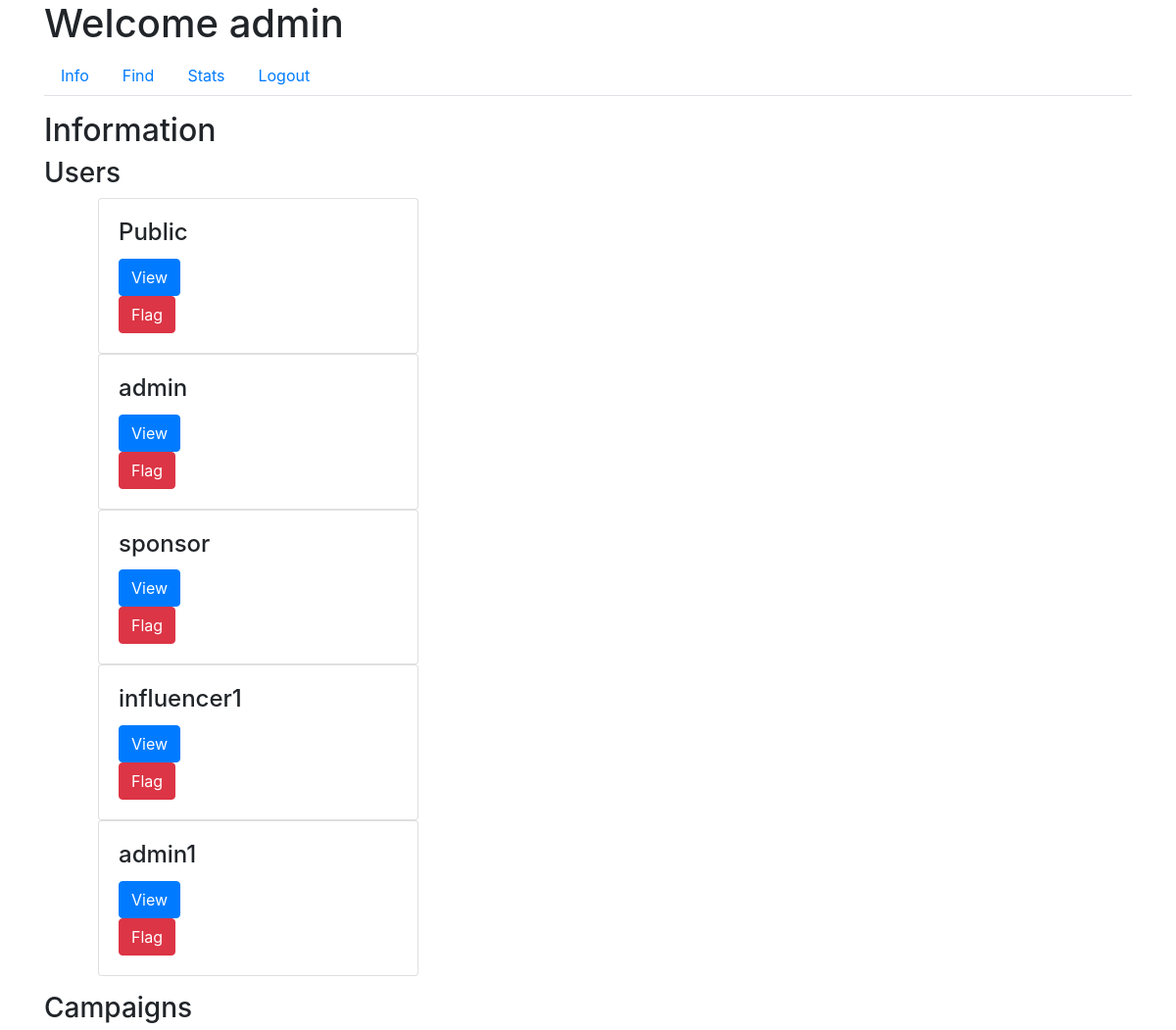
Before: /admin/info (signed in, upper part) with the older database file.
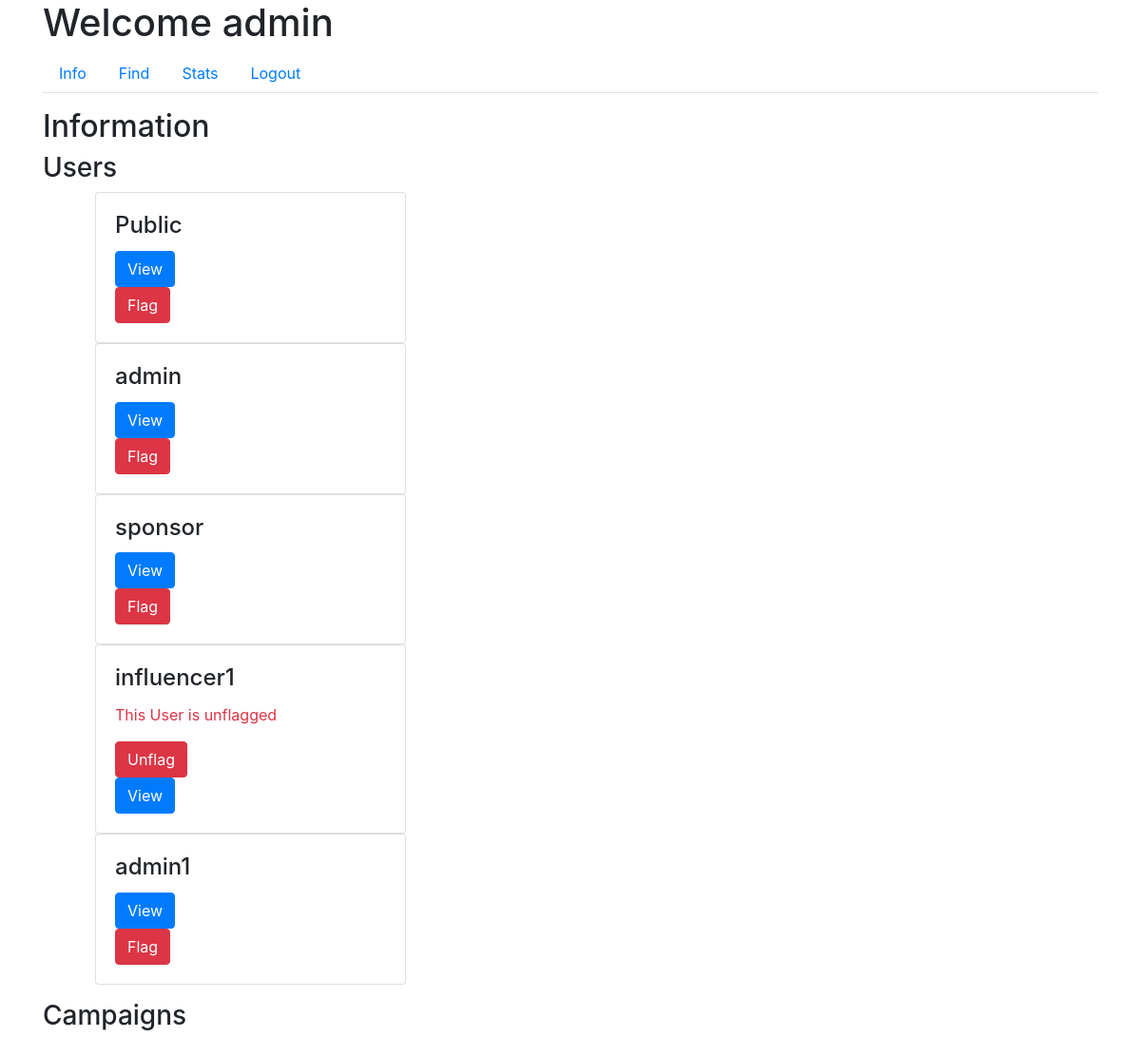
After: the same page with the newer database file.
### app/models.py (models this page shows, shortened)
class User(UserMixin, db.Model):
    id = db.Column(db.Integer, primary_key=True)
    username = db.Column(db.String(64), unique=True, nullable=False)
    email = db.Column(db.String(120), unique=True, nullable=False)
    password_hash = db.Column(db.String(128), nullable=False)
    role = db.Column(db.String(20), nullable=False)
    industry = db.Column(db.String(120))  # For Sponsors
    platforms = db.Column(db.Text)  # For Influencers
    category = db.Column(db.String(120))  # For Influencers
    niche = db.Column(db.String(120))  # For Influencers
    profile_pic = db.Column(db.String(20), nullable=False, default='download.png')
    flag = db.Column(db.Boolean, default=False, nullable=False)  # Add flag column

### app/routes.py (the view)
@main.route('/admin/info')
@login_required
def admin_info():
    if current_user.role == 'admin':
        users = User.query.all()
        campaigns = Campaign.query.all()
        ad_requests = AdRequest.query.all()
        return render_template('admin_info.html', users=users, campaigns=campaigns, ad_requests=ad_requests)
    return redirect(url_for('main.home'))

### app/models.py (called while the page is built)
@login_manager.user_loader
def load_user(user_id):
    return User.query.get(int(user_id))

### app/templates/admin_info.html (shortened to what this page needs)
{% extends "admin_dashboard.html" %}
{% block tab_content %}
<h2>Information</h2>
<h3>Users</h3>
<ul>
    {% for user in users %}
    <div class="col-md-4">
        <div class="request-box card">
            <div class="card-body">
                <h4 class="card-title">{{ user.username }}</h4>
                {% if user.flag == 1 %}
                    <p class="text-danger">This User is unflagged</p>
                    <form method="POST" action="{{ url_for('main.unflag_user', id=user.id) }}">
                        <button type="submit" class="btn btn-danger">Unflag</button>
                    </form>
                {% endif %}
                {% if user.role == 'influencer' %}
                    <button class="btn btn-primary" data-toggle="modal" data-target="#influencerModal" data-id="{{ user.id }}">View</button>
                {% elif user.role == 'admin' %}
                    <button class="btn btn-primary" data-toggle="modal" data-target="#adminModal" data-id="{{ user.id }}">View</button>
                {% elif user.role == 'sponsor' %}
                    <button class="btn btn-primary" data-toggle="modal" data-target="#sponsorModal" data-id="{{ user.id }}">View</button>
                {% else %}
                    <p> Sorry user type mismatch </p>
                {% endif %}
                {% if user.flag == 0 %}
                    <form method="POST" action="{{ url_for('main.flag_user', id=user.id) }}">
                        <button type="submit" class="btn btn-danger">Flag</button>
                    </form>
                {% endif %}
            </div>
        </div>
    </div>
    {% endfor %}
</ul>
<h3>Campaigns</h3>
{% endblock %}

Changed rows visible on the page:
changed User "influencer1": flag "Flag" → "This User is unflagged Unflag"
